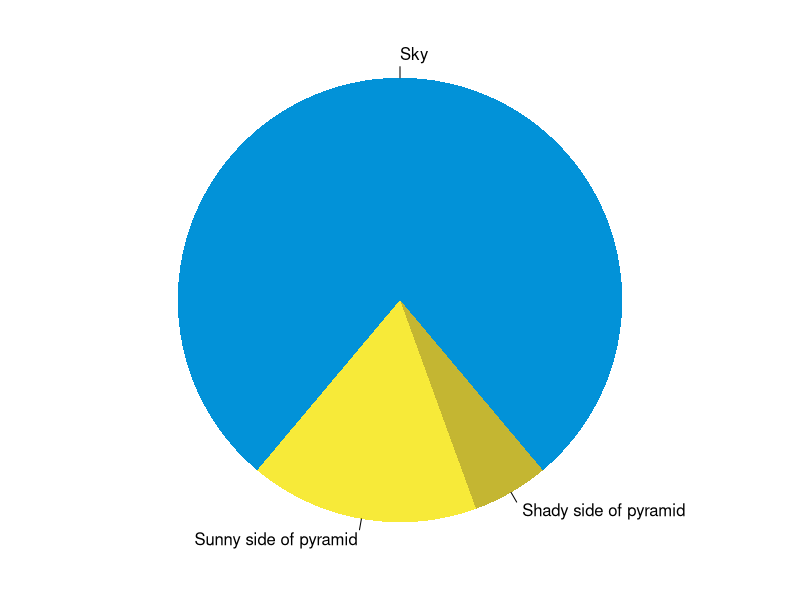
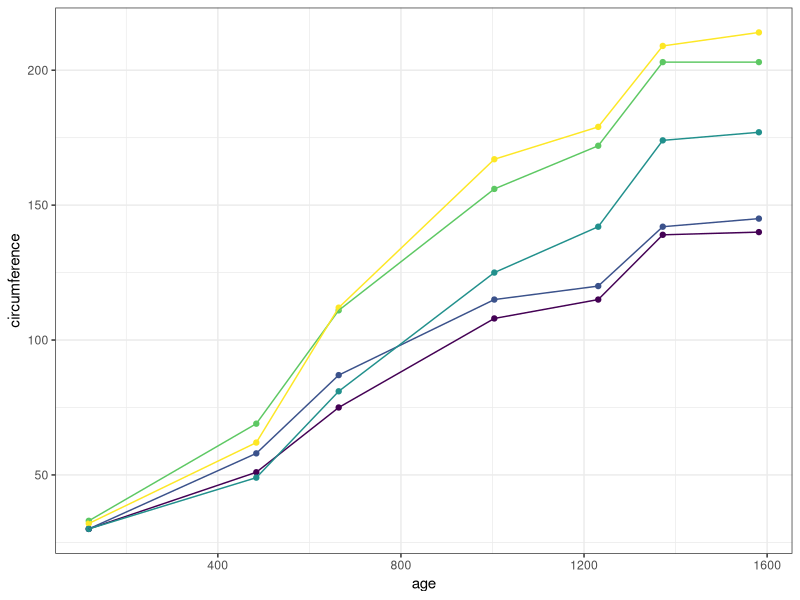

Here is the R script that generated these plots, in order:
## ---- chunk 1
knitr::opts_chunk$set(collapse = TRUE)   
## ---- chunk 2
summary(cars)
fit <- lm(dist ~ speed, data = cars)
fit
## ---- chunk 3
par(mar = c(0, 1, 0, 1))
pie(
  c(280, 60, 20),
  c('Sky', 'Sunny side of pyramid', 'Shady side of pyramid'),
  col = c('#0292D8', '#F7EA39', '#C4B632'),
  init.angle = -50, border = NA
)
## ---- chunk 4
summary(Orange)
## ---- chunk 5
library(ggplot2)
ggplot(Orange, aes(x = age,
                   y = circumference,
                   color = Tree)) +
  geom_point()+
  geom_line()+
  guides(color = "none")+
  theme_bw()
